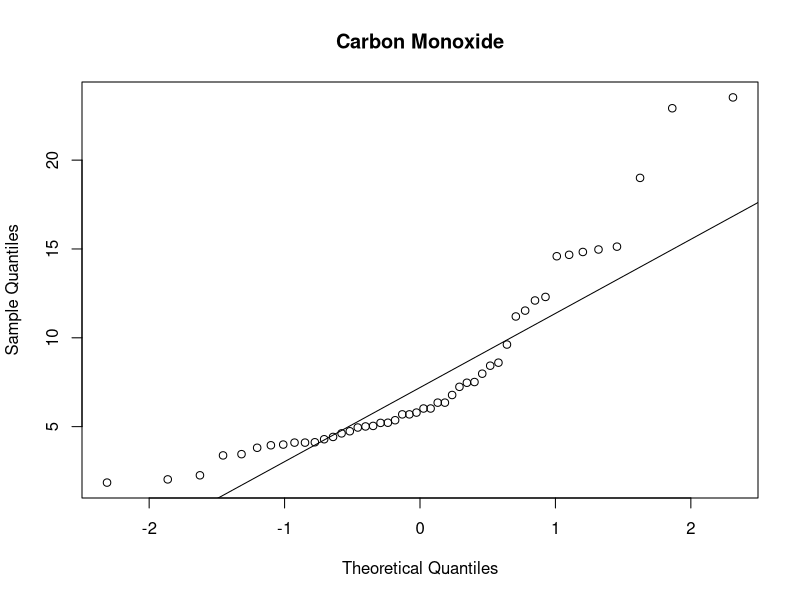
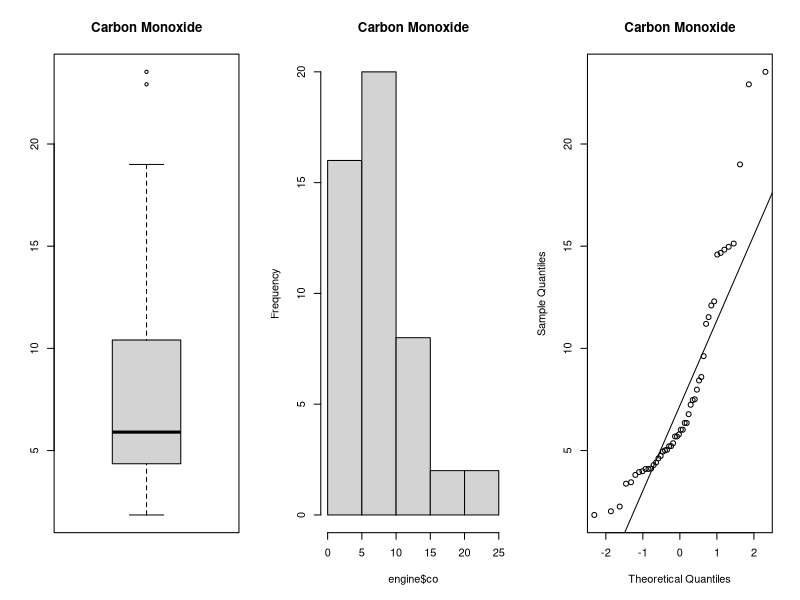
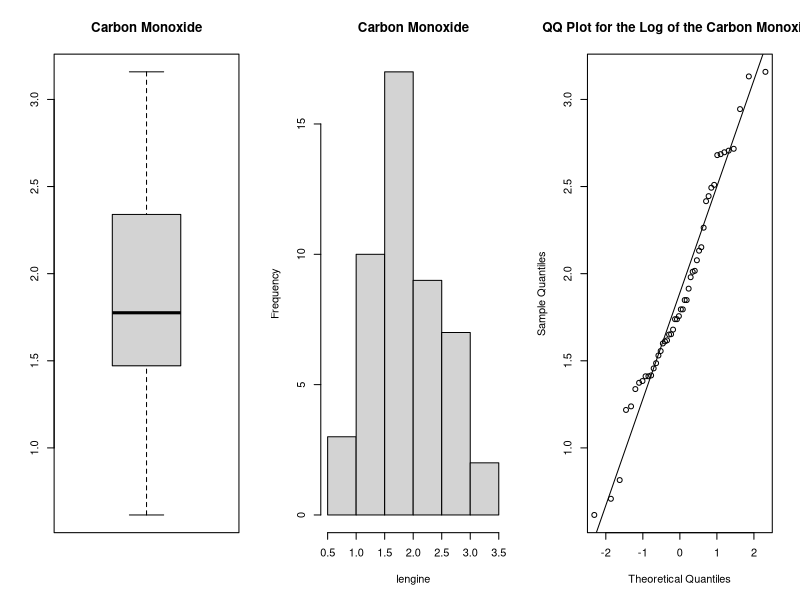

Write the R code that produced these figures, in order.
#
# Hands on exercise on R
# Day 12 - Real life Problem
# Author @Gudi Varaprasad - 19BCE7048
# Date : 08-12-2020
# 
#----------------------------------------------------------------------------

#getwd()
setwd("E:\\VITAP\\19BCE7048\\Semester_3\\Applied Statistics\\R programming Lab\\Lab Materials\\Lab 12 - Real Life Application")
#getwd()

# TRANSFORMING OF DATA :

engine <- read.csv(file="table.csv",sep=",",head=TRUE)

names(engine)

summary(engine)

qqnorm(engine$co,main="Carbon Monoxide")
qqline(engine$co)
windows()
par(mfrow=c(1,3))
boxplot(engine$co,main="Carbon Monoxide")
hist(engine$co,main="Carbon Monoxide")
qqnorm(engine$co,main="Carbon Monoxide")
qqline(engine$co)

lengine <- log(engine$co)
windows()
par(mfrow=c(1,3))
boxplot(lengine,main="Carbon Monoxide")
hist(lengine,main="Carbon Monoxide")
qqnorm(lengine,main="QQ Plot for the Log of the Carbon Monoxide")
qqline(lengine)


# The Confidence Interval :

m = mean(lengine)
print(m)
s = sd(lengine)
print(s)
n = length(lengine)
print(n)

se = s/sqrt(n) # standard error
print(se)

error = se*qt(0.975,df=n-1)
print(error)

left = m-error
print(left)
right = m + error
print(right)

exp(left)
exp(right)


# Test of Significance

lNull = log(5.4) - error
print(lNull)
rNull = log(5.4) + error
print(rNull)
print(m)

2*(1-pt((m-log(5.4))/se,df=n-1))

t.test(lengine,mu = log(5.4),alternative = "two.sided")

tLeft = (lNull-log(7))/(s/sqrt(n))
tRight = (rNull-log(7))/(s/sqrt(n))
p = pt(tRight,df=n-1) - pt(tLeft,df=n-1)
print(p)
print(1-p)
